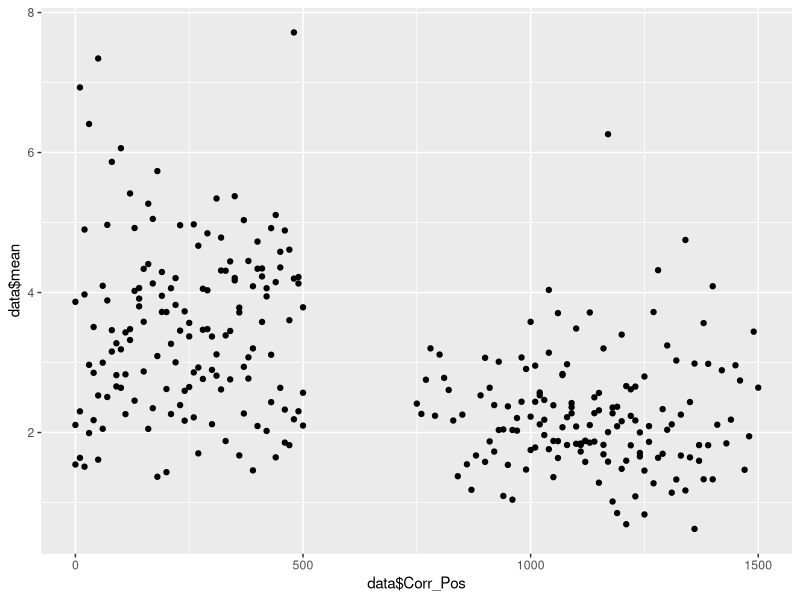

Reproduce this figure in R.
library(dplyr)
library(ggplot2)

water <- read.csv("Stream_Data_Winsor.csv")

data <- water %>%
  group_by(Stream, Corr_Pos) %>%
  summarize(mean = mean(Wetted_Width, na.rm = TRUE), sd = sd(Wetted_Width, na.rm = TRUE),
            min = min(Wetted_Width,na.rm = TRUE), max = max(Wetted_Width,na.rm = TRUE),
            min2023 = min(Wetted_Width[Year == 2023]),
            min2024 = min(Wetted_Width[Year == 2024]),
            min2025 = min(Wetted_Width[Year == 2025]))
            # min2024 = min(Wetted_Width[Year == 2024 & !is.na(Wetted_Width)]),
            # min2025 = min(Wetted_Width[Year == 2025 & !is.na(Wetted_Width)]))

comp <- water %>%
  group_by(Stream) %>%
  summarize(meanlow = mean(Wetted_Width[Corr_Pos <= 500]),
            sdlow = sd(Wetted_Width[Corr_Pos <= 500]),
            meanup = mean(Wetted_Width[Corr_Pos > 500]),
            sdup = sd(Wetted_Width[Corr_Pos > 500]),
            CVlow = sdlow/meanlow * 100,
            CVup = sdup/meanup * 100)


ggplot(data, aes(x = data$Corr_Pos, y = data$mean))+
  geom_point()
       
